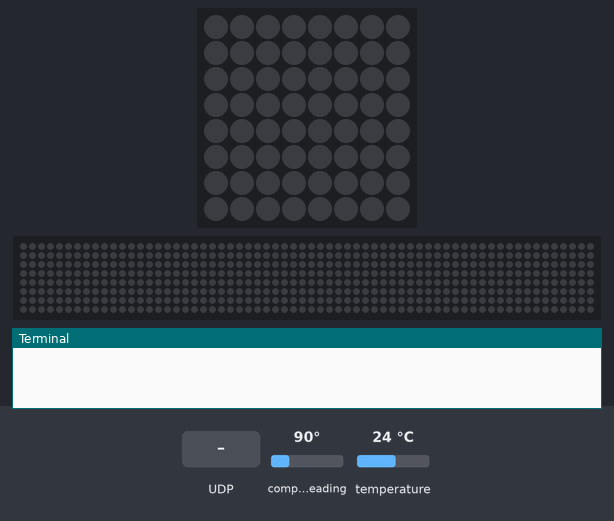
Recording of a program running on a simulated Raspberry Pi (BCM pin numbers) with a Sense HAT. Parts: the Sense HAT's 8×8 RGB LED matrix, a strip that is not on the board, showing the scrolling text unrolled, the last lines printed to the terminal. The inputs (shaded band) are chosen by the test bench; at power-on: temperature 24 °C, compass heading 90°. The 64×8 strip is a reading aid, not a part: it shows the text the matrix is scrolling, unrolled, one strip-width of it at a time.

Above: at 1.2 s.
1.3 s: UDP packet "1" arrives
At 1.45 s:
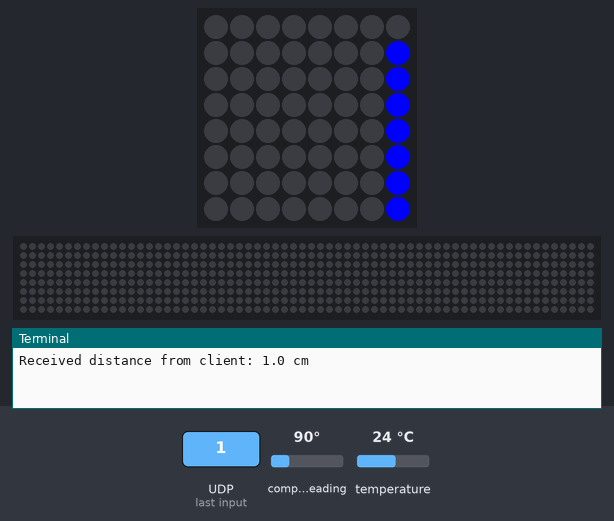
3.2 s: temperature set to 12 °C
At 5.58 s:
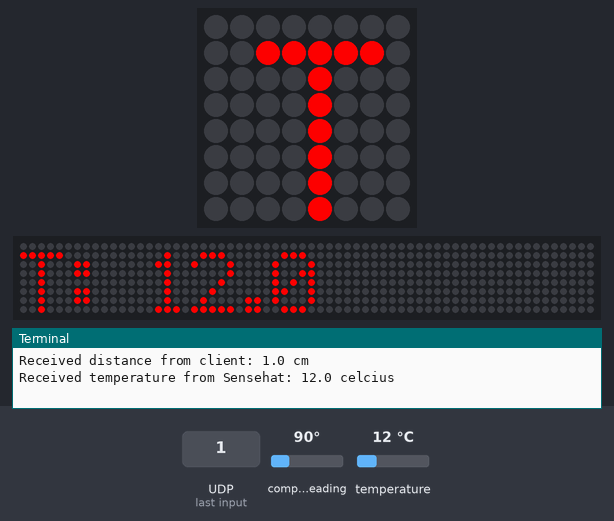
11.0 s: UDP packet "0" arrives
At 13.84 s:
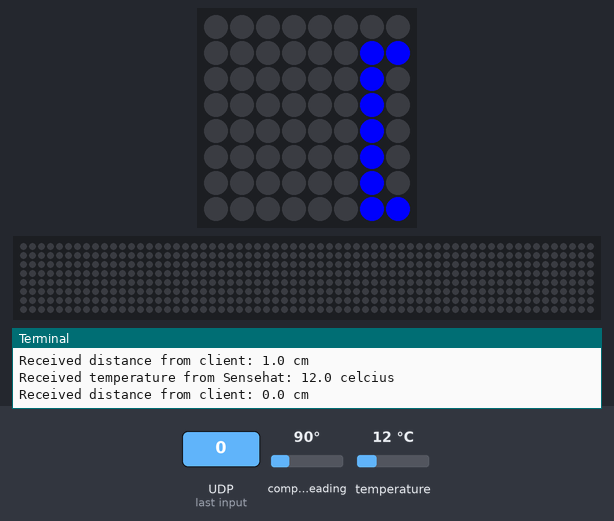

The program:

sensehat.py
```python
from sense_hat import SenseHat
import socket
import time

sense = SenseHat()
server_port = 5000  # Make sure it matches the port in the client script

def server():
    server_socket = socket.socket(socket.AF_INET, socket.SOCK_DGRAM)
    server_socket.bind(('0.0.0.0', server_port))

    while True:
        data, addr = server_socket.recvfrom(5000)
        distance_cm = float(data.decode())
        print('Received distance from client: {} cm'.format(distance_cm))


        distance_str = "{:.1f}".format(distance_cm)
        sense.show_message("D: "+ distance_str, text_colour=[0, 0, 255], scroll_speed=0.1)

        # Display temperature and magnetic field
        temperature = sense.get_temperature()
        temperature_str = "{:.1f}".format(temperature)
        print('Received temperature from Sensehat: {} celcius'.format(temperature_str))
        sense.show_message("T: "+ temperature_str, text_colour=[255, 0, 0], scroll_speed=0.1)

        north = sense.get_compass()
        north_str = "{:.1f}".format(north)
        sense.show_message("M: "+ north_str, text_colour=[0, 255, 0], scroll_speed=0.1)

if __name__ == "__main__":
    server()
```

Measured:
- after the input at 1.3 s, the LEDs: change after 0.10 s (image 1)
- after the input at 11.0 s, the LEDs: first differ from a run without the input after 2.7 s (image 3 shows a later state)
